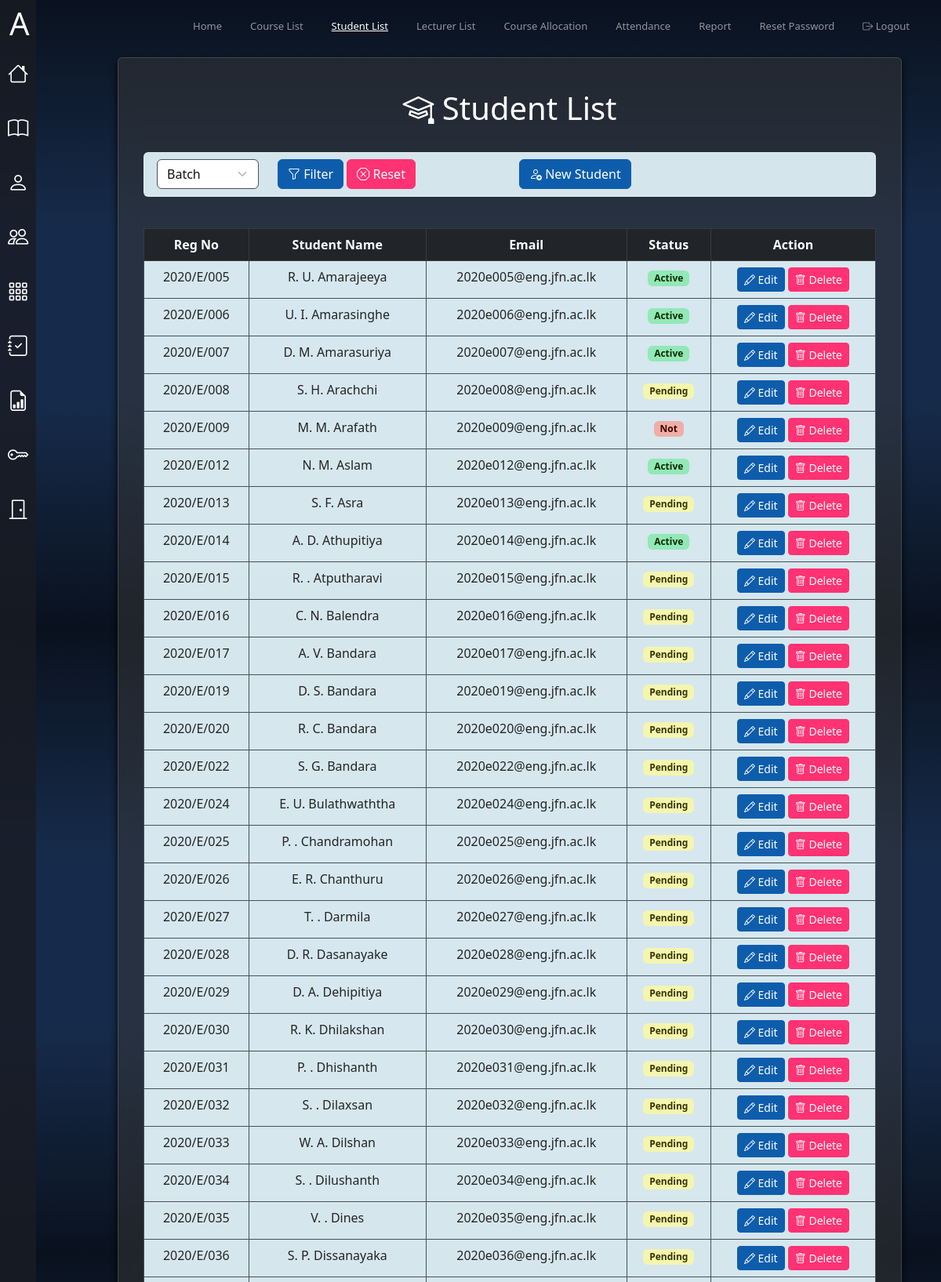
Page /MA_Dashboard/Student_List/Student_List.php (signed in, upper part) on the committed database.
### tables this page shows
CREATE TABLE `student` (
  `RegNo` varchar(100) NOT NULL,
  `Email` varchar(100) NOT NULL,
  `Password` varchar(100) NOT NULL,
  `FirstName` varchar(100) NOT NULL,
  `MidName` varchar(100) NOT NULL,
  `LastName` varchar(100) NOT NULL,
  `Batch` varchar(100) NOT NULL,
  `MA-Approval` varchar(100) NOT NULL
);

### MA_Dashboard/Student_List/Student_List.php (the view, shortened to what this page needs)
<?php
    include("../connect.php");
    if (isset($_GET['Batch']) && $_GET['Batch'] != '') {
        $Batch = validate($_GET['Batch']);
        $sql = "SELECT CONCAT(LEFT(FirstName, 1), '. ', LEFT(MidName, 1), '. ', LastName) AS StudentName, RegNo, `MA-Approval`, Email
                FROM Student
                WHERE Batch = ?";
        $stmt = $conn->prepare($sql);
        $stmt->bind_param("s", $Batch);
        $stmt->execute();
        $result = $stmt->get_result();
    } else {
        $sql = "SELECT CONCAT(LEFT(FirstName, 1), '. ', LEFT(MidName, 1), '. ', LastName) AS StudentName, RegNo, `MA-Approval`, Email
        FROM Student";
        $result = $conn->query($sql);
    }
?>
<!DOCTYPE html>
<html lang="en" data-bs-theme="dark">
<head>
  <link href="https://cdn.jsdelivr.net/npm/bootstrap@5.3.0/dist/css/bootstrap.min.css" rel="stylesheet">
  <link href="https://cdn.jsdelivr.net/npm/bootstrap-icons/font/bootstrap-icons.css" rel="stylesheet">
  <link href="../custom-styles.css" rel="stylesheet">
</head>
<body>
  <div class="sidebar">
    <ul class="nav flex-column">
        <li class="nav-item">
        <a class="nav-link" href="../MA_index.php" data-bs-toggle="tooltip" data-bs-placement="right" title="Home">
            <i class="bi bi-house"></i>
        </a>
        </li>
        <li class="nav-item">
        <a class="nav-link" href="../Course_List/Course_List.php" data-bs-toggle="tooltip" data-bs-placement="right" title="Course List">
            <i class="bi bi-book"></i>
        </a>
        </li>
        <li class="nav-item">
        <a class="nav-link" href="../Student_List/Student_List.php" data-bs-toggle="tooltip" data-bs-placement="right" title="Student List">
            <i class="bi bi-person"></i>
        </a>
        </li>
        <li class="nav-item">
        <a class="nav-link" href="../Lecture_List/Lecture_List.php" data-bs-toggle="tooltip" data-bs-placement="right" title="Lecturer List">
            <i class="bi bi-people"></i>
        </a>
        </li>
        <li class="nav-item">
        <a class="nav-link" href="../Course_Allocation/Course_Allocation.php" data-bs-toggle="tooltip" data-bs-placement="right" title="Course Allocation">
            <i class="bi bi-grid-3x3-gap"></i>
        </a>
        </li>
        <li class="nav-item">
        <a class="nav-link" href="../Attendance/Attendance.php" data-bs-toggle="tooltip" data-bs-placement="right" title="Attendance">
            <i class="bi bi-journal-check"></i>
        </a>
        </li>
        <li class="nav-item">
        <a class="nav-link" href="../Report/Report.php" data-bs-toggle="tooltip" data-bs-placement="right" title="Report">
            <i class="bi bi-file-earmark-bar-graph"></i>
        </a>
        </li>
        <li class="nav-item">
        <a class="nav-link" href="../Password_Reset/Password_Reset.php" data-bs-toggle="tooltip" data-bs-placement="right" title="Password Reset">
            <i class="bi bi-key"></i>
        </a>
        </li>
        <li class="nav-item">
        <a class="nav-link" href="../../Login_Lecturer/logout.php" data-bs-toggle="tooltip" data-bs-placement="right" title="Logout">
            <i class="bi bi-door-closed"></i>
        </a>
        </li>
    </ul>
  </div>
  <nav class="navbar navbar-expand-lg navbar-dark bg-dark">
    <div class="container-fluid">
      <a class="navbar-brand" href="#"><h1 class="my-10">A</h1></a>
      <div class="collapse navbar-collapse" id="navbarNav">
        <ul class="navbar-nav ms-auto">
          <li class="nav-item">
            <a class="nav-link  " aria-current="page" href="../MA_index.php">Home</a>
          </li>
          <li class="nav-item">
            <a class="nav-link" href="../Course_List/Course_List.php">Course List</a>
          </li>
          <li class="nav-item">
            <a class="nav-link active" href="../Student_List/Student_List.php">Student List</a>
          </li>
          <li class="nav-item">
            <a class="nav-link " href="../Lecture_List/Lecture_List.php">Lecturer List</a>
          </li>
          <li class="nav-item">
            <a class="nav-link" href="../Course_Allocation/Course_Allocation.php">Course Allocation</a>
          </li>
          <li class="nav-item">
            <a class="nav-link " href="../Attendance/Attendance.php">Attendance</a>
          </li>
          <li class="nav-item">
            <a class="nav-link " href="../Report/Report.php">Report</a>
          </li>
          <li class="nav-item">
            <a class="nav-link " href="../Password_Reset/Password_Reset.php">Reset Password</a>
          </li>
          <li class="nav-item">
            <a class="nav-link btn btn-outline-danger btn-sm" href="../../Login_Lecturer/logout.php"><span class="bi bi-box-arrow-right"></span> Logout</a>
          </li>
        </ul>
      </div>
    </div>
  </nav>
<div class="content">
    <div class="card head-card p-3 mt-2">
        <div class="card-body">
                <h1 class="text-white text-center my-2"><i class="bi bi-mortarboard"></i> Student List</h1>
               <br>
                <div class="card">
                    <div class="card-header">
                        <div class="row">
                            <div class="col-sm-12">
                                <form action="" method="GET">
                                    <div class="row">
                                        <div class="col-sm-2">
                                            <select name="Batch" required class="form-select">
                                                <option value="">Batch</option>
                                            </select>
                                        </div>
                                        <div class="col-sm-4">
                                            <button type="submit" class="btn btn-primary btn-resize "><i class="bi bi-funnel"></i> Filter</button>
                                            <a href="Student_List.php" class="btn btn-danger btn-resize "><i class="bi bi-x-octagon"></i> Reset</a>
                                        </div>
                                        <div class="col-sm-4">
                                            <a class="btn btn-primary btn-resize " href="create.php" role="button"><i class="bi bi-person-add"></i> New Student</a>
                                        </div>
                                    </div>
                                </form>
                            </div>
                        </div>
                    </div>
                </div>
                <br>
                    <table class="table table-bordered my-3 table-hover text-center">
                        <thead class="table-dark text-center">
                            <tr>
                                <th>Reg No</th>
                                <th>Student Name</th>
                                <th>Email</th>
                                <th>Status</th>
                                <th>Action</th>
                            </tr>
                        </thead>
                        <tbody>
                            <?php
                            while ($row = $result->fetch_assoc()) {
                                ?>
                                    <tr>
                                        <td><?php echo $row['RegNo']; ?></td>
                                        <td><?php echo $row['StudentName']; ?></td>
                                        <td><?php echo $row['Email']; ?></td>
                                        <td>
                                            <?php
                                            if ($row['MA-Approval'] == 'Active') {
                                                echo '<span class="badge badge-success">' . $row['MA-Approval'] . '</span>';
                                            } elseif ($row['MA-Approval'] == 'Pending') {
                                                echo '<span class="badge badge-warning">' . $row['MA-Approval'] . '</span>';
                                            } elseif ($row['MA-Approval'] == 'Not') {
                                                echo '<span class="badge badge-danger">' . $row['MA-Approval'] . '</span>';
                                            }
                                            ?>
                                        </td>
                                        <td>
                                            <a class="btn btn-primary btn-sm btn-resize" href="edit.php?RegNo=<?php echo $row['RegNo']; ?>"><i class="bi bi-pencil"></i> Edit</a>
                                            <a class="btn btn-danger btn-sm btn-resize" href="delete.php?RegNo=<?php echo $row['RegNo']; ?>"><i class="bi bi-trash"></i> Delete</a>
                                        </td>
                                    </tr>
                            <?php
                            }
                            ?>
                        </tbody>
                    </table>
        </div>
    </div>
</div>
</body>
</html>

### MA_Dashboard/custom-styles.css (style rules this page uses)
:root { --bs-body-bg: rgba(232, 249, 255, 0.918); --bs-body-color: #242424; --bs-link-color: #c595ff; --bs-primary: #0e5dac; --bs-success: #22e285; --bs-danger: #ff3273; }
.btn-primary { background-color: var(--bs-primary) !important; border-color: var(--bs-primary) !important; color: white !important; }
.btn-danger { background-color: var(--bs-danger); border-color: var(--bs-danger); }
body { background-image: linear-gradient(to bottom, #09111e, #0d1829, #101e34, #13253f, #162b4b, #162b4b, #162b4b, #162b4b, #13253f, #101e34, #0d1829, #09111e); background-size: cover; background-position: center; height: 100vh; display: flex; }
.sidebar { position: fixed; top: 0; bottom: 0; left: 0; z-index: 100; padding: 60px 0 0; background-color: rgba(25, 28, 36, 0.8); }
.navbar { position: fixed; top: 0; right: 0; left: 0; z-index: 1030; padding: 1px 0; background-color: transparent !important; }
.content { margin-top: 65px; margin-left: 150px; width: calc(100% - 200px); }
.navbar-brand, .nav-link { font-size: 13px; }
.sidebar .nav-link { color: #fff; font-size: 35px; padding: 15px 10px; text-align: center; }
.sidebar .nav-link i { font-size: 0.75em; display: block; }
nav ul { list-style: none; padding: 0; display: flex; }
nav ul li { margin-right: 20px; }
nav ul li a { text-decoration: none; color: black; position: relative; display: inline-block; padding-bottom: 5px; }
nav ul li a::after { content: ''; position: absolute; left: 0; bottom: 0; height: 2px; width: 100%; background-color: white; transform: scaleX(0); transform-origin: right; transition: transform 0.3s ease; }
.navbar-nav .nav-link.active { text-decoration: underline; }
input[type="text"], input[type="email"], input[type="password"], textarea, select { background-color: white !important; color: rgb(17, 17, 17) !important; }
input::placeholder, textarea::placeholder, select::placeholder { color: rgb(80, 80, 80) !important; }
.badge-success { background-color: #93e8b7 !important; color: rgb(11, 46, 1); }
.badge-warning { background-color: #f4f5af !important; color: rgb(56, 52, 0); }
.badge-danger { background-color: #efaea7 !important; color: rgb(62, 1, 1); }

### MA_Dashboard/Student_List/Student_List.php (style rules this page uses)
.head-card { background: rgba(57, 57, 57, 0.5); color:white; backdrop-filter: blur(10px); box-shadow: 0px 4px 8px rgba(0, 0, 0, 0.9); }

### rows in the picture
student: RegNo "2020/E/005", StudentName "R. U. Amarajeeya", Email "2020e005@eng.jfn.ac.lk", value "Active"
student: RegNo "2020/E/006", StudentName "U. I. Amarasinghe", Email "2020e006@eng.jfn.ac.lk", value "Active"
student: RegNo "2020/E/007", StudentName "D. M. Amarasuriya", Email "2020e007@eng.jfn.ac.lk", value "Active"
student: RegNo "2020/E/008", StudentName "S. H. Arachchi", Email "2020e008@eng.jfn.ac.lk", value "Pending"
student: RegNo "2020/E/009", StudentName "M. M. Arafath", Email "2020e009@eng.jfn.ac.lk", value "Not"
student: RegNo "2020/E/012", StudentName "N. M. Aslam", Email "2020e012@eng.jfn.ac.lk", value "Active"
student: RegNo "2020/E/013", StudentName "S. F. Asra", Email "2020e013@eng.jfn.ac.lk", value "Pending"
student: RegNo "2020/E/014", StudentName "A. D. Athupitiya", Email "2020e014@eng.jfn.ac.lk", value "Active"
student: RegNo "2020/E/015", StudentName "R. . Atputharavi", Email "2020e015@eng.jfn.ac.lk", value "Pending"
student: RegNo "2020/E/016", StudentName "C. N. Balendra", Email "2020e016@eng.jfn.ac.lk", value "Pending"
student: RegNo "2020/E/017", StudentName "A. V. Bandara", Email "2020e017@eng.jfn.ac.lk", value "Pending"
student: RegNo "2020/E/019", StudentName "D. S. Bandara", Email "2020e019@eng.jfn.ac.lk", value "Pending"
student: RegNo "2020/E/020", StudentName "R. C. Bandara", Email "2020e020@eng.jfn.ac.lk", value "Pending"
student: RegNo "2020/E/022", StudentName "S. G. Bandara", Email "2020e022@eng.jfn.ac.lk", value "Pending"
student: RegNo "2020/E/024", StudentName "E. U. Bulathwaththa", Email "2020e024@eng.jfn.ac.lk", value "Pending"
student: RegNo "2020/E/025", StudentName "P. . Chandramohan", Email "2020e025@eng.jfn.ac.lk", value "Pending"
student: RegNo "2020/E/026", StudentName "E. R. Chanthuru", Email "2020e026@eng.jfn.ac.lk", value "Pending"
student: RegNo "2020/E/027", StudentName "T. . Darmila", Email "2020e027@eng.jfn.ac.lk", value "Pending"
student: RegNo "2020/E/028", StudentName "D. R. Dasanayake", Email "2020e028@eng.jfn.ac.lk", value "Pending"
student: RegNo "2020/E/029", StudentName "D. A. Dehipitiya", Email "2020e029@eng.jfn.ac.lk", value "Pending"
student: RegNo "2020/E/030", StudentName "R. K. Dhilakshan", Email "2020e030@eng.jfn.ac.lk", value "Pending"
student: RegNo "2020/E/031", StudentName "P. . Dhishanth", Email "2020e031@eng.jfn.ac.lk", value "Pending"
student: RegNo "2020/E/032", StudentName "S. . Dilaxsan", Email "2020e032@eng.jfn.ac.lk", value "Pending"
student: RegNo "2020/E/033", StudentName "W. A. Dilshan", Email "2020e033@eng.jfn.ac.lk", value "Pending"
student: RegNo "2020/E/034", StudentName "S. . Dilushanth", Email "2020e034@eng.jfn.ac.lk", value "Pending"
student: RegNo "2020/E/035", StudentName "V. . Dines", Email "2020e035@eng.jfn.ac.lk", value "Pending"
student: RegNo "2020/E/036", StudentName "S. P. Dissanayaka", Email "2020e036@eng.jfn.ac.lk", value "Pending"
